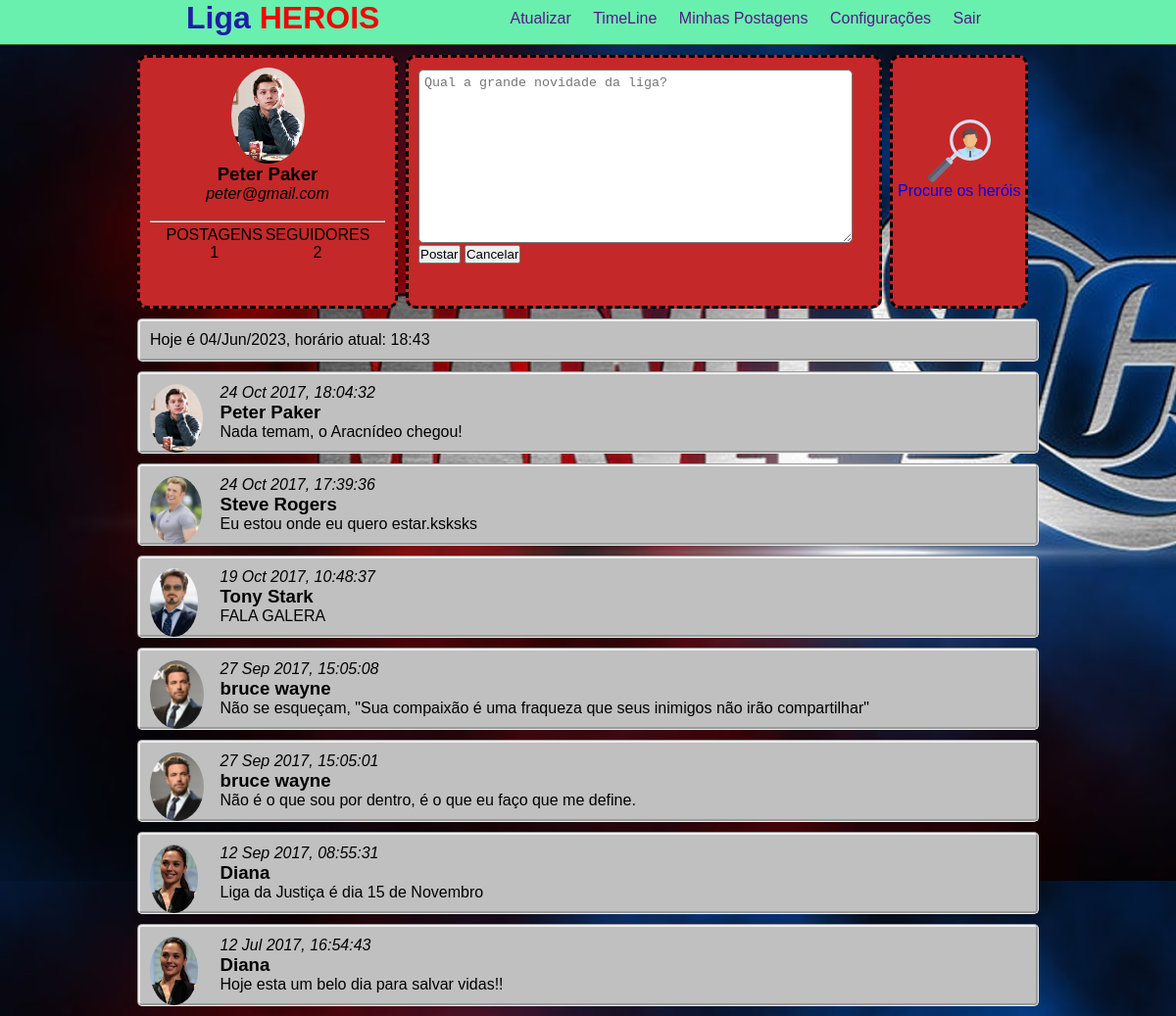
Page /lpf/login_correto.php (signed in) on the committed database.
### tables this page shows
CREATE TABLE IF NOT EXISTS `postagem` (
`id_postagem` int(11) NOT NULL,
  `id_usuario` int(11) NOT NULL,
  `texto_postagem` varchar(140) NOT NULL,
  `data_inclusao` datetime DEFAULT CURRENT_TIMESTAMP
);

CREATE TABLE IF NOT EXISTS `usuarios` (
`codigo` int(11) NOT NULL,
  `usuario` varchar(50) NOT NULL,
  `email` varchar(100) NOT NULL,
  `senha` varchar(32) NOT NULL,
  `imagem` text NOT NULL
);

### lpf/login_correto.php (the view, shortened to what this page needs)
<?php
$id_usuario = $_SESSION["codigo"];
?>
<!DOCTYPE html!>
<html lang="pt-br">
<head>
	<link rel="stylesheet" type="text/css" href="css/estilo.css">
</head>
<body>
	<?php include "includes/menu-login.php" ?>
	<div id="div-area-principal">
		<div id="div-pessoal" class="borda-arredondada">
			<center><span class="ima"><?php print "<img src=".$_SESSION["imagem"]." class='redondo' width='75px' rigth='40px'>";?></span><br/></center>
			<center><span class="negrito-maior"><?php print $_SESSION["usuario"] ?></span></center>
			<center><span class="italico"><?php print $_SESSION["email"] ?></span> <br/><br/></center>
			<hr/>
			<center>
				<table>
					<tr>
						<td width="100px" > POSTAGENS <br/><?php
						$conexao = conecta_mysql();
						$sql = "SELECT * FROM postagem WHERE id_usuario = $id_usuario order by data_inclusao desc";
						$resultado = mysqli_query($conexao,$sql);
						if($resultado){
							$mensagens = array();
							while($linha = mysqli_fetch_array($resultado,MYSQLI_ASSOC)){
								$mensagens[] = $linha;
							}
							print count($mensagens);
						}
						 ?></td>
						<td width="100px">SEGUIDORES <br/>
							<?php
							$sql = "SELECT * FROM usuarios_seguidores WHERE seguindo_id_usuario = $id_usuario";
							$resultado = mysqli_query($conexao,$sql);
							if($resultado){
								$mensagens = array();
								while($linha = mysqli_fetch_array($resultado)){
									$mensagens[] = $linha;
								}
								print count($mensagens);
							}
							 ?>
						</td>
					</tr>
				</table>
			</center>
		</div>
		<div id="div-postagem" class="borda-arredondada">
			<form method="post" action="">
				<p>
					<textarea id="mensagem" name="mensagem" maxlength="120" cols="52" rows="11"
					placeholder="<?php print "Qual a grande novidade da liga?"?>"></textarea>
				</p>
				<input type="submit" value="Postar"/>
				<input type="reset" value="Cancelar"/>
			</form>
			<?php
			$id_usuario = $_SESSION["codigo"];
			?>
		</div>
		<div id="div-procurar-pessoa" class="borda-arredondada">
			<br/>
			<a href="procurar_pessoas.php"><br/><br/></p><center><img src="imagem/worker.png"></center><center>Procure os heróis</center></a>
			<br/><br/>
		</div>
		<div id="postagem" class="clear">
		<?php print"Hoje é ".date("d/M/Y").", horário atual: ".date("H:i");?>
		</div>
		<?php
			$conexao = conecta_mysql();
			$sql = "SELECT u.usuario,u.imagem,p.texto_postagem, date_format(data_inclusao, '%d %b %Y, %T') as data_formatada
			FROM postagem AS p JOIN usuarios as u ON (u.codigo=p.id_usuario)
			WHERE id_usuario = $id_usuario
			OR id_usuario IN (SELECT seguindo_id_usuario FROM usuarios_seguidores WHERE id_usuario = $id_usuario)
			order by data_inclusao desc";
			$resultado = mysqli_query($conexao,$sql);
			if($resultado){
				$mensagens = array();
				while($linha = mysqli_fetch_array($resultado,MYSQLI_ASSOC)){
					$mensagens[] = $linha;
				}
				foreach ($mensagens as $mensagem) {
					print "<div id = 'postagem' class = 'clear tamanho-450'>";
					print "<span class='italico'>".$mensagem["data_formatada"]."</span>";
					print "<div id ='imgs'> <img src=".$mensagem['imagem']." class='redondo' height='70px' rigth='20px'> </div>";
					print "<br/><span class = 'negrito-maior'>".$mensagem["usuario"]."</span>";
					print "<br/>".$mensagem["texto_postagem"];
					print "</div>";
				}
			}
			?>
		</div>
</body>
</html>

### lpf/includes/menu-login.php
<div id="navegacao">
	<div id="area">
		<h1 id="logo"> <span class="verde2"> Liga</span> <span class="verde"> HEROIS </span> </h1>
		<div id="menu">
			<a href="">Atualizar</a>
			<a href="login_correto.php">TimeLine</a>
			<a href="minhas_postagens.php">Minhas Postagens</a>
			<a href="configuracoes.php">Configurações</a>
			<a href="logout.php">Sair</a>
		</div>
	</div>
</div>

### lpf/css/estilo.css (style rules this page uses)
* { margin: 0; padding: 0; }
body { font-size: 16px; font-family: "Trebuchet MS", Helvetica, sans-serif; background-image: url("imagens/maxresdefault.jpg"); }
#navegacao { background: #69f0ae; border-bottom: 1px solid #405d27; height: 45px; }
#area { width: 820px; margin: 0 auto; }
#postagem { background: #c0c0c0; padding: 10px; margin-bottom: 10px; margin-top: 10px; border-radius: 5px; border-style: groove;o }
#menu { float: right; padding: 10px 0 10px 0; }
#logo { float: left; }
#div-area-principal { width: 920px; margin: 10px auto 10px auto; }
#div-pessoal { background: #C52828; width: 240px; padding: 10px; color: black; margin: 0 8px 10px 0; float: left; border-style: dashed; height: 233px; }
#div-postagem { background: #C52828; width: 460px; padding: 10px; margin: 0 8px 10px 0; float: left; height: 233px; border-style:dashed; }
#div-procurar-pessoa { background: #C52828; padding: 5px; margin: 0px auto 10px auto; float: left; height: 243px; border-style: dashed; }
#imgs { position: relative; float: left; width: 8%; height: auto; }
.redondo { border-radius: 70%; }
a { text-decoration: none; padding: 9px; }
#menu a:link { color: #5A1789 }
.clear { clear: both; }
.borda-arredondada { border-radius: 10px; }
.verde { color: #ED0707; }
.verde2 { color: #1E1EA4; }
.negrito-maior { font-weight: bold; font-size: 14pt; }
.italico { font-style: italic; }
.ima { border-radius: 5px; }
textarea { border-radius: 5px; padding: 5px; }
p { text-align: justify; padding: 2 0 2 0; }
#div-pessoal td { text-align: center; padding: 2 0 2 0; }

### rows in the picture
postagem: data_formatada "24 Oct 2017, 18:04:32", id_usuario.imagem (picture), id_usuario.usuario "Peter Paker", texto_postagem "Nada temam, o Aracnídeo chegou!"
postagem: data_formatada "24 Oct 2017, 17:39:36", id_usuario.imagem (picture), id_usuario.usuario "Steve Rogers", texto_postagem "Eu estou onde eu quero estar.ksksks"
postagem: data_formatada "19 Oct 2017, 10:48:37", id_usuario.imagem (picture), id_usuario.usuario "Tony Stark", texto_postagem "FALA GALERA"
postagem: data_formatada "27 Sep 2017, 15:05:08", id_usuario.imagem (picture), id_usuario.usuario "bruce wayne", texto_postagem "Não se esqueçam, \"Sua compaixão é uma fraqueza que seus inimigos não irão compartilhar\""
postagem: data_formatada "27 Sep 2017, 15:05:01", id_usuario.imagem (picture), id_usuario.usuario "bruce wayne", texto_postagem "Não é o que sou por dentro, é o que eu faço que me define."
postagem: data_formatada "12 Sep 2017, 08:55:31", id_usuario.imagem (picture), id_usuario.usuario "Diana", texto_postagem "Liga da Justiça é dia 15 de Novembro"
postagem: data_formatada "12 Jul 2017, 16:54:43", id_usuario.imagem (picture), id_usuario.usuario "Diana", texto_postagem "Hoje esta um belo dia para salvar vidas!!"

### other values in the picture
$_SESSION["usuario"] "Peter Paker"
$_SESSION["email"] "peter@gmail.com"
count($mensagens) "1"
count($mensagens) "2"
